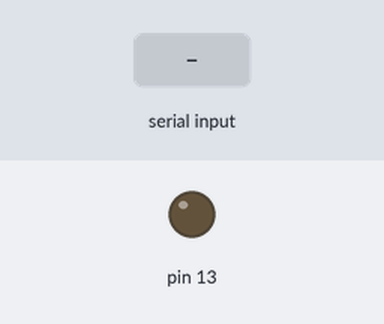
Recording of a sketch running on a simulated Arduino Uno, built with avr-gcc and run on an emulated ATmega328P. Shown: output pins drawn as LEDs (lit = HIGH). The inputs (shaded band) are chosen by the test bench.

Above: at 1.2 s.
1.3 s: "1" received over Serial
At 2.5 s:
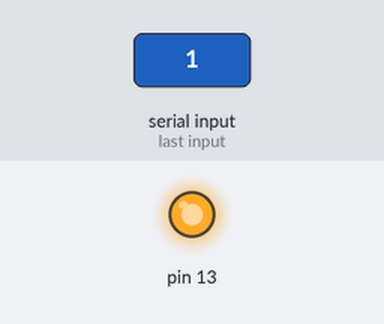
2.8 s: "0" received over Serial
At 3.7 s:
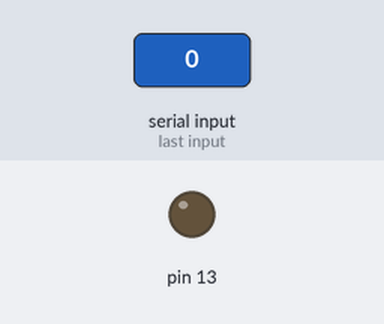
Timing chart, 0 to 5.8 s (numbered marks = the images above; inputs shaded):
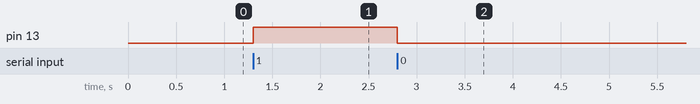

The sketch:

Listagem3_3.ino
```cpp
void setup() {
  Serial.begin(9600);
  pinMode(13, OUTPUT);
}

void loop() {
  if (Serial.available() > 0) {
    char charReceived = Serial.read();

    if (charReceived == '1'){
      digitalWrite(13, HIGH);
    } else if (charReceived == '0'){
      digitalWrite(13, LOW);
    }
  }
}
```

Measured:
- after the input at 1.3 s, pin 13: LOW → HIGH at once
- after the input at 2.8 s, pin 13: HIGH → LOW at once
